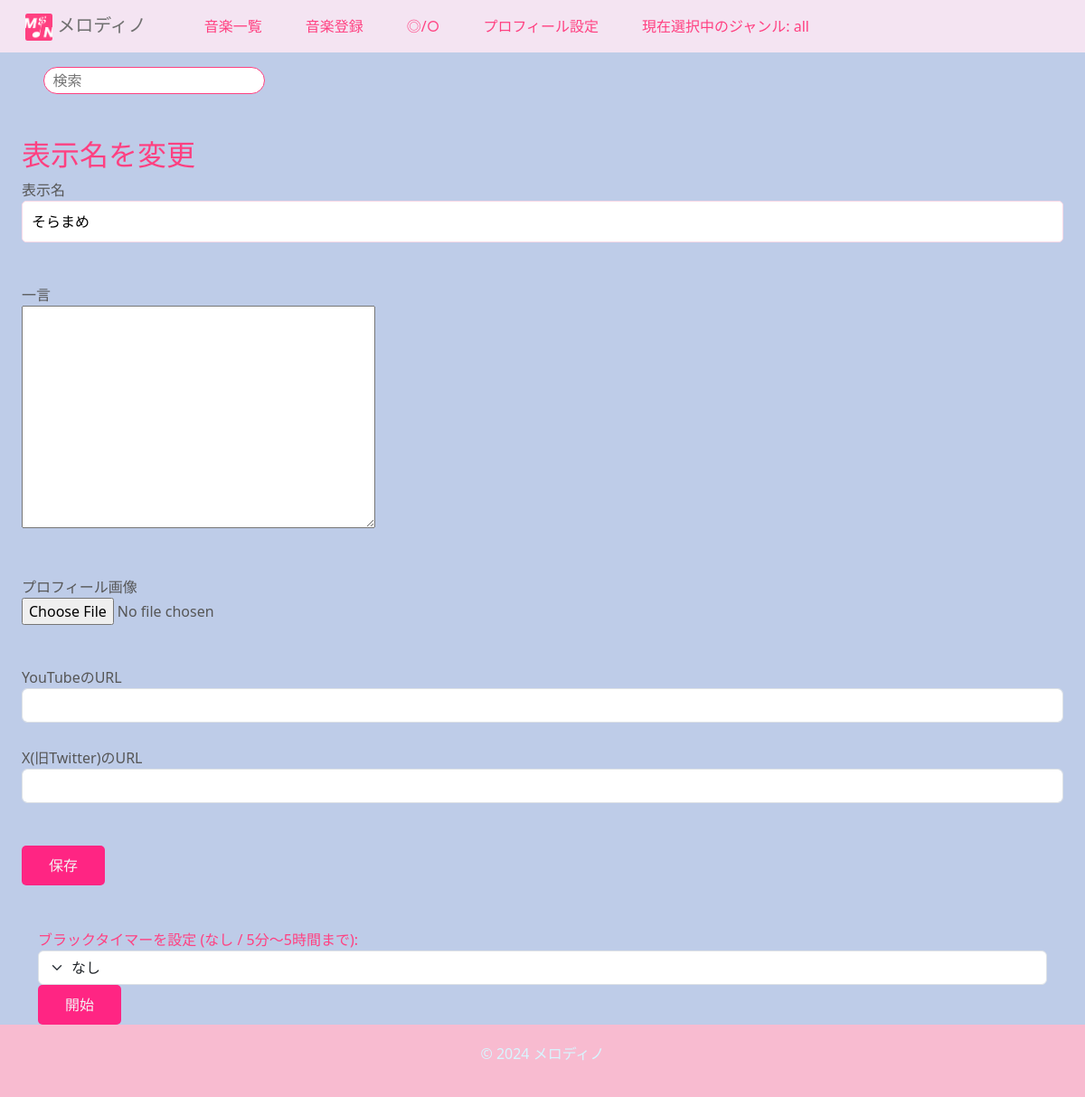
/ongaku/change_display_name/ (signed in), run on an earlier commit of the app's database.
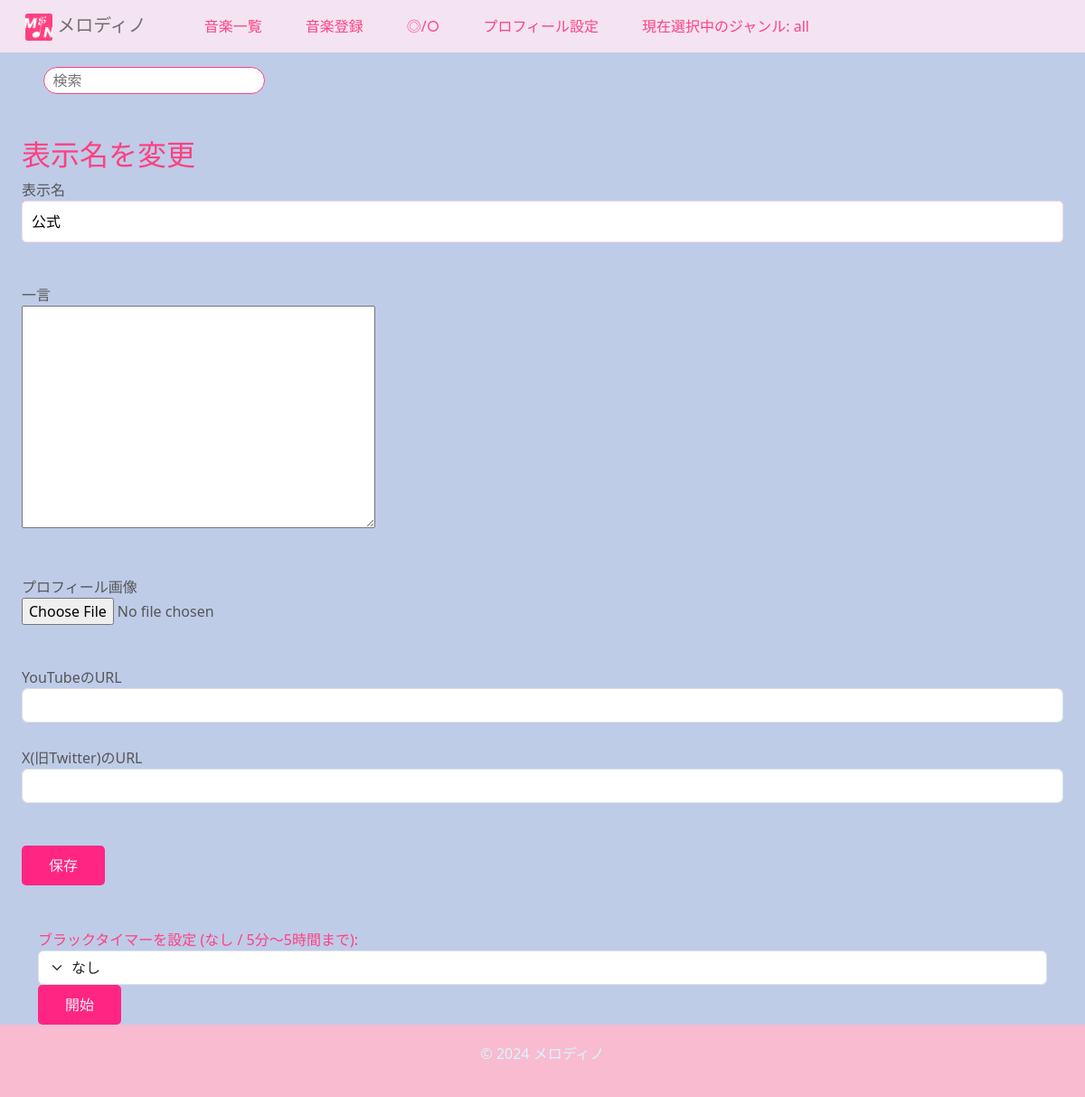
And on a later commit of the database.
### ongaku/models.py (models this page shows, shortened)
class UserProfile(models.Model):
    user = models.OneToOneField(User, on_delete=models.CASCADE)
    songs = models.ManyToManyField(Ongaku)  # ユーザーが作成した曲の関連
    display_name = models.CharField(max_length=100, unique=True, blank=True, null=True)
    bio = models.TextField(blank=True, null=True)  # 自己紹介
    profile_picture = models.ImageField(upload_to='profile_pictures/', blank=True, null=True)
    youtube_url = models.URLField(blank=True, null=True)  # YouTube URL
    twitter_url = models.URLField(blank=True, null=True)  # Twitter URL

### ongaku/views.py (the view)
# urls.py: path('change_display_name/', views.change_display_name, name='change_display_name'),
@login_required
def change_display_name(request):
    user_profile = UserProfile.objects.get(user=request.user)
    if request.method == 'POST':
        form = UserProfileForm(request.POST, request.FILES, instance=user_profile)
        if form.is_valid():
            display_name = form.cleaned_data['display_name']
            if display_name != user_profile.display_name:  # 変更された場合のみチェック
                if UserProfile.objects.filter(display_name=display_name).exclude(user=request.user).exists():
                    form.add_error('display_name', 'この名前はすでに他のユーザーによって使用されています。別の名前を選んでください。')
                else:
                    form.save()  # 名前が重複していなければ保存
                    messages.success(request, "表示名が変更されました！")
                    return redirect('profile', user_id=request.user.id)  # 編集後はプロフィールページにリダイレクト
            else:
                form.save()
                messages.success(request, "表示名が変更されました！")
                return redirect('profile', user_id=request.user.id)
    else:
        form = UserProfileForm(instance=user_profile)
    return render(request, 'ongaku/change_display_name.html', {'form': form})

### ongaku/forms.py (shortened to what this page needs)
class UserProfileForm(forms.ModelForm):
    class Meta:
        model = UserProfile
        fields = ['display_name', 'bio', 'profile_picture', 'youtube_url', 'twitter_url']  # 必要なフィールドを追加

### ongaku/templates/ongaku/change_display_name.html (shortened to what this page needs)
{% extends 'base.html' %}
{% block content %}
<h2>表示名を変更</h2>
<form method="POST" enctype="multipart/form-data">
    <div>
        <label for="display_name">表示名</label>
        {{ form.display_name }}
    </div>
    <div>
        <h6><br><br></h6>
        <label for="bio">一言</label>
        <div>
            {{ form.bio }}
        </div>
    </div>
    <div>
        <h6><br><br></h6>
        <label for="profile_picture">プロフィール画像</label>
        <div>
            {{ form.profile_picture }}
        </div>
    </div>
    <h6><br><br></h6>
    <div>
        <label for="youtube_url">YouTubeのURL</label>
        <input name="youtube_url" id="youtube_url" class="form-control" value="{{ form.youtube_url.value|default:'' }}">
    </div>
    <h6><br></h6>
    <div>
        <label for="twitter_url">X(旧Twitter)のURL</label>
        <input name="twitter_url" id="twitter_url" class="form-control" value="{{ form.twitter_url.value|default:'' }}">
    </div>
    <h6><br><br></h6>
    <button type="submit">保存</button>
</form>
{% endblock %}

What changed in the data, as far as the page shows it:
changed UserProfile: display_name "そらまめ" → "公式"
